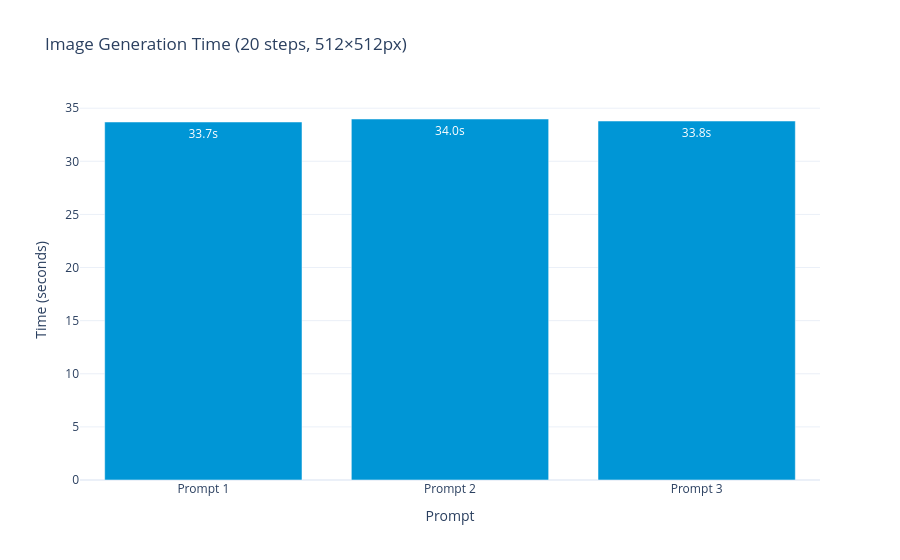

This figure's notebook cell:
### Code cell
import time
import plotly.graph_objects as go

# Benchmark: measure generation time across multiple prompts with consistent params.
# Using 512×512 + 20 steps to keep the benchmark fast.
bench_prompts = [
    "A scenic mountain landscape at sunrise",
    "Abstract data visualization with colorful charts",
    "A circuit board with glowing components, macro photography",
]
BENCH_PARAMS = {
    "num_inference_steps": 20,
    "guidance_scale":      3.5,
    "height":              512,
    "width":               512,
    "seed":                0,   # Fixed seed for reproducible benchmarks
}

times = []
for p in bench_prompts:
    t0 = time.time()
    res = model.predict(pd.DataFrame([{"prompt": p}]), params=BENCH_PARAMS)
    elapsed = time.time() - t0
    times.append(elapsed)
    monitor.log_inference(num_tokens=512 * 512 // 64, elapsed_seconds=elapsed)

fig = go.Figure(go.Bar(
    x=[f"Prompt {i+1}" for i in range(len(bench_prompts))],
    y=times,
    marker_color="#0096d6",
    text=[f"{t:.1f}s" for t in times],
    textposition="auto",
))
fig.update_layout(
    title=(
        f"Image Generation Time "
        f"({BENCH_PARAMS['num_inference_steps']} steps, "
        f"{BENCH_PARAMS['width']}×{BENCH_PARAMS['height']}px)"
    ),
    xaxis_title="Prompt",
    yaxis_title="Time (seconds)",
    template="plotly_white",
)
fig.show()

### Figure 1 — Plotly figure (JSON) as saved in the notebook; plotly's stock layout.template omitted (floating-point values rounded to 4 significant figures)
{"data": [{"marker": {"color": "#0096d6"}, "text": ["33.7s", "34.0s", "33.8s"], "textposition": "auto", "type": "bar", "x": ["Prompt 1", "Prompt 2", "Prompt 3"], "y": [33.7, 33.98, 33.79]}], "layout": {"title": {"text": "Image Generation Time (20 steps, 512×512px)"}, "xaxis": {"title": {"text": "Prompt"}}, "yaxis": {"title": {"text": "Time (seconds)"}}}}
